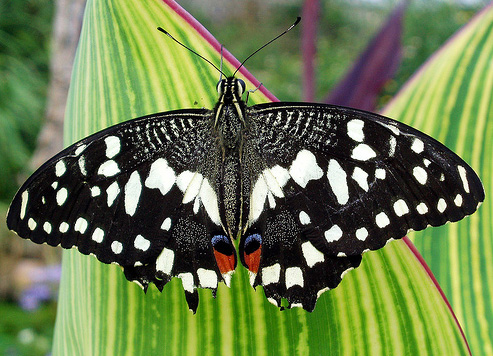
#> input picture lab/butterfly.jpg, 493 x 356 px
$ jupyter execute lab1.ipynb   (shell and % lines are left out)
#> lines starting #> are read from the running program, lines starting #| are printed output that depends on the picture
### lab/lab1.py
# COMP4528: COMPUTER VISION, S1 2026
# Lab 1: Image Representation and Basic Processing

import cv2 as cv
import numpy as np


def load_image_and_convert_to_rgb(image_path: str) -> np.ndarray:
    """
    Load an image from the given file path and convert it to RGB format.

    Parameters:
        image_path (str): The path to the image file.

    Returns:
        numpy.ndarray: The RGB image as a 3D numpy array (H, W, 3).
    """
#> called with image_path = 'butterfly.jpg'
    img_bgr = cv.imread(image_path) #用 cv.imread 读取图片
#> img_bgr is the input picture: shape (356, 493, 3); mean B, G, R 76.9, 123.5, 106.9
    img_rgb = cv.cvtColor(img_bgr, cv.COLOR_BGR2RGB) #从 BGR 转换到 RGB
    return img_rgb #返回转换后的图片


def resize_image(img: np.ndarray, width: int, height: int) -> np.ndarray:
    """
    Resize an image to the specified width and height.

    Parameters:
        img (numpy.ndarray): The input image as a 3D numpy array (H, W, 3).
        width (int): The desired width of the output image.
        height (int): The desired height of the output image.

    Returns:
        numpy.ndarray: The resized image as a 3D numpy array (height, width, 3).
    """
#> called with width = 100, height = 100
    return cv.resize(img,(width, height))
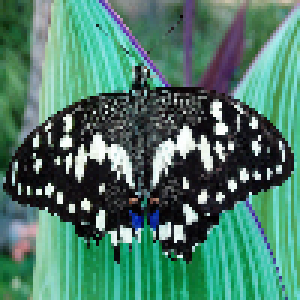
#> returned value: shape (100, 100, 3) (shown 3 times larger); mean of channels 0, 1, 2 106.7, 123.4, 76.9; drawn as B, G, R


def swap_red_and_blue_channels(img: np.ndarray) -> np.ndarray:
    """
    Swap the red and blue channels of an RGB image and return the new image.

    Parameters:
        img (numpy.ndarray): The input image as a 3D numpy array (H, W, 3).

    Returns:
        numpy.ndarray: The image with the red and blue channels swapped.
    """
    return cv.cvtColor(img, cv.COLOR_RGB2BGR)


def convert_to_grayscale(img: np.ndarray) -> np.ndarray:
    """
    Convert an RGB image to grayscale using the formula:
    gray = 0.299 * R + 0.587 * G + 0.114 * B

    Parameters:
        img (numpy.ndarray): The input image as a 3D numpy array (H, W, 3).

    Returns:
        numpy.ndarray: The grayscale image as a 2D numpy array (H, W).
    """
    R = img[:, :, 0]
    G = img[:, :, 1]
    B = img[:, :, 2]
    gray = 0.299 * R + 0.587 * G + 0.114 * B
    return gray

# [14 lines left out: function single_channel_histogram_equalization, not called in this run]


def histogram_equalization(img: np.ndarray) -> np.ndarray:
    """
    Perform histogram equalization on each channel of a RGB image.

    Parameters:
        img (numpy.ndarray): The input RGB image as a 3D numpy array (H, W, 3).

    Returns:
        numpy.ndarray: The equalized RGB image as a 3D numpy array (H, W, 3).
    """
    img_eq = np.copy(img)
    img_eq[:, :, 0] = cv.equalizeHist(img_eq[:, :, 0])
    img_eq[:, :, 1] = cv.equalizeHist(img_eq[:, :, 1])
    img_eq[:, :, 2] = cv.equalizeHist(img_eq[:, :, 2])
    return img_eq

### lab/lab1.ipynb
[cell 1]
import cv2
import matplotlib.pyplot as plt
import numpy as np

[cell 2]

# import your code
from lab1 import (
    convert_to_grayscale,
    histogram_equalization,
    load_image_and_convert_to_rgb,
    resize_image,
    swap_red_and_blue_channels,
    single_channel_histogram_equalization,
)

[cell 3]
img = load_image_and_convert_to_rgb("butterfly.jpg")
plt.imshow(img)

[cell 4]
img_resized = resize_image(img, 100, 100)
_, axes = plt.subplots(1, 2)
axes[0].imshow(img)
axes[0].set_title("Original")
axes[1].imshow(img_resized)
axes[1].set_title("Resized")

[cell 5]
img_swapped = swap_red_and_blue_channels(img)
_, axes = plt.subplots(1, 2)
axes[0].imshow(img)
axes[0].set_title("Original")
axes[1].imshow(img_swapped)
axes[1].set_title("Swapped")
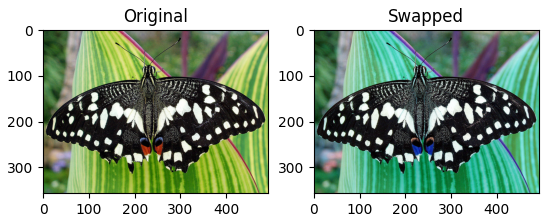
#> figure drawn by matplotlib, 2 panels; B, G, R data is drawn as R, G, B

[cell 6]
img_grayscale = convert_to_grayscale(img)
#> in convert_to_grayscale, `R = img[:, :, 0]`:
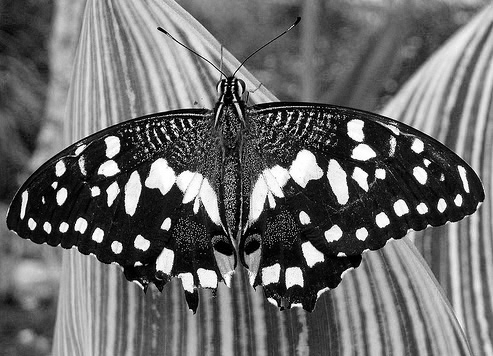
#> R: shape (356, 493); min 0, max 255, mean 106.9
#> in convert_to_grayscale, `G = img[:, :, 1]`:
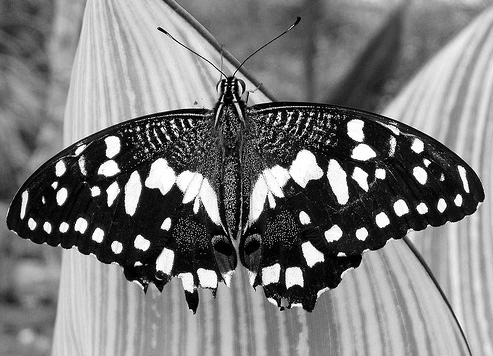
#> G: shape (356, 493); min 0, max 255, mean 123.5
#> in convert_to_grayscale, `B = img[:, :, 2]`:
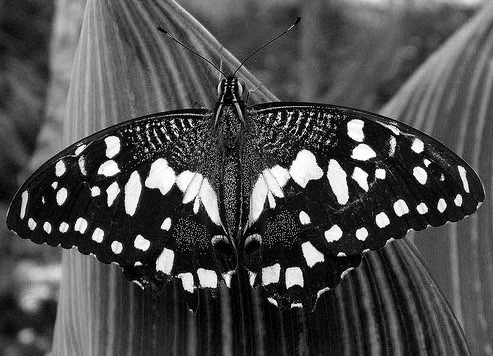
#> B: shape (356, 493); min 0, max 255, mean 76.9
#> in convert_to_grayscale, `gray = 0.299 * R + 0.587 * G + 0.114 * B`:
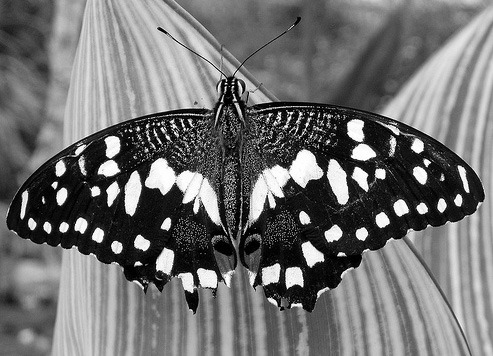
#> gray: shape (356, 493) float64; min 0, max 255, mean 113.3
_, axes = plt.subplots(1, 2)
axes[0].imshow(img)
axes[0].set_title("Original")
axes[1].imshow(img_grayscale, cmap="gray")
axes[1].set_title("Grayscale")

[cell 7]
def plot_histogram(img: np.ndarray) -> None:
    red_channel = img[:, :, 0].flatten()
    green_channel = img[:, :, 1].flatten()
    blue_channel = img[:, :, 2].flatten()
    _, axes = plt.subplots(1, 3, figsize=(12, 4))
    axes[0].hist(red_channel, bins=256, color="red", alpha=0.6)
    axes[0].set_title("Red")
    axes[1].hist(green_channel, bins=256, color="green", alpha=0.6)
    axes[1].set_title("Green")
    axes[2].hist(blue_channel, bins=256, color="blue", alpha=0.6)
    axes[2].set_title("Blue")
    plt.show()


plot_histogram(img)
#> in plot_histogram, `plt.show()`:
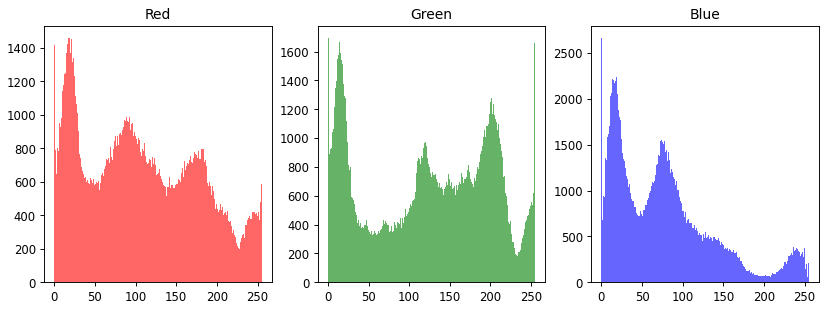
#> figure drawn by matplotlib, 3 panels; panel 1: tallest bar 1460 high, from x = 17.93 to 18.93; panel 2: tallest bar 1695 high, from x = 0 to 0.996; panel 3: tallest bar 2665 high, from x = 0 to 0.996

[cell 8]
img_eq = histogram_equalization(img)
#> in histogram_equalization, `img_eq[:, :, 0] = cv.equalizeHist(img_eq[:, :, 0])`:
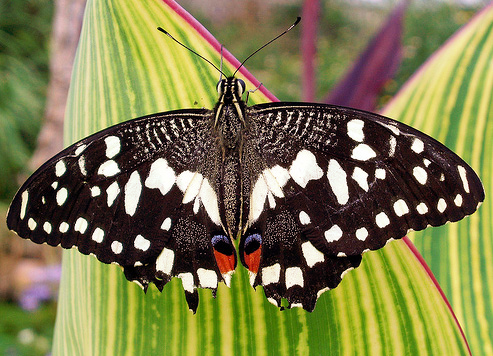
#> img_eq: shape (356, 493, 3); mean R, G, B 127, 123.5, 76.9
#> in histogram_equalization, `img_eq[:, :, 2] = cv.equalizeHist(img_eq[:, :, 2])`:
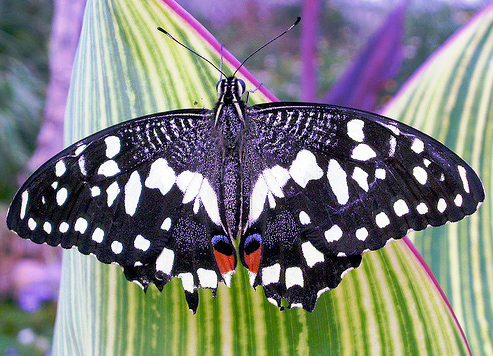
#> img_eq: shape (356, 493, 3); mean R, G, B 127, 126.8, 126.4
_, axes = plt.subplots(1, 2)
axes[0].imshow(img)
axes[0].set_title("Original")
axes[1].imshow(img_eq)
axes[1].set_title("Equalized")

[cell 9]
plot_histogram(img_eq)
#> in plot_histogram (call 2), `plt.show()`:
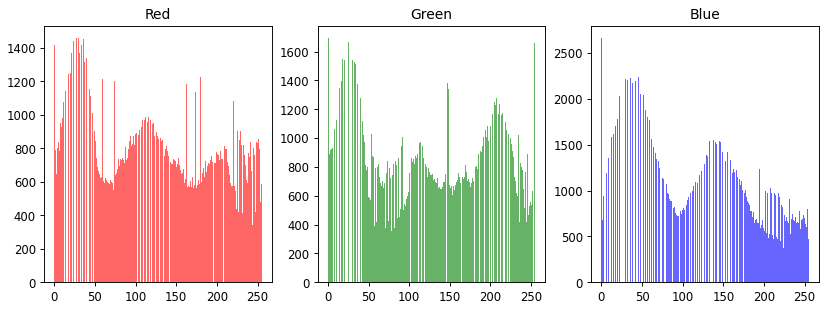
#> figure drawn by matplotlib, 3 panels; panel 1: tallest bar 1460 high, from x = 28.89 to 29.88; panel 2: tallest bar 1695 high, from x = 0 to 0.996; panel 3: tallest bar 2665 high, from x = 0 to 0.996
